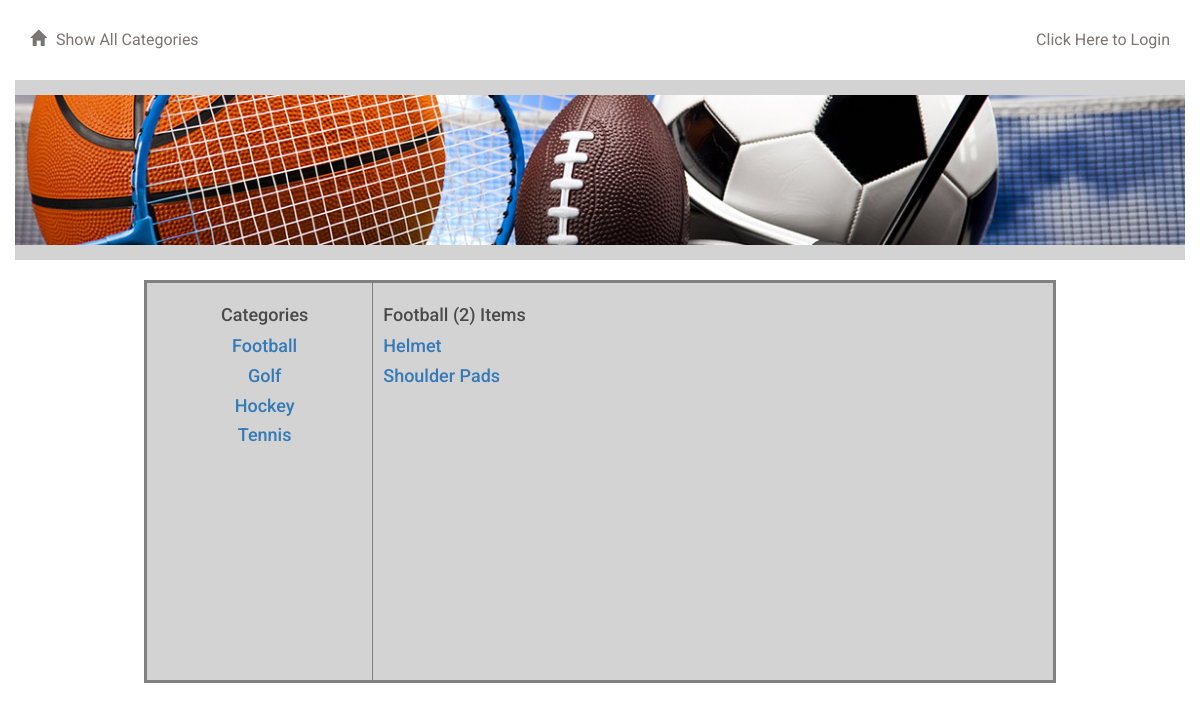
The app's page /category/2/ with its own data.
### database_setup.py (models this page shows, shortened)
class Category(Base):
    __tablename__ = 'category'
    id = Column(Integer, primary_key=True)
    name = Column(String(250), nullable=False)
    user_id = Column(Integer, ForeignKey('user.id'))
    user = relationship(User)

class Item(Base):
    __tablename__ = 'item'
    name = Column(String(80), nullable=False)
    id = Column(Integer, primary_key=True)
    description = Column(String(250))
    create_dttm = Column(String(23))
    category_id = Column(Integer, ForeignKey('category.id'))
    category = relationship(Category)
    user_id = Column(Integer, ForeignKey('user.id'))
    user = relationship(User)

### project.py (the view)
@app.route('/category/<int:category_id>/')
def showCategoryItem(category_id):
    categories = session.query(Category).order_by(asc(Category.name))
    items = session.query(Item).order_by(asc(Item.name)) \
        .filter_by(category_id=category_id).all()
    for item in items:
        cat_name = item.category.name
    itemcnt = "(" + str(session.query(Item)
                        .filter_by(category_id=category_id).count()) + ")"
    splash_scrn = '0'
    if 'username' not in login_sess:
        return render_template('categorypublic.html', categories=categories,
                               items=items, itemcnt=itemcnt, cat_name=cat_name)
    else:
        return render_template('category.html', categories=categories,
                               items=items, itemcnt=itemcnt, cat_name=cat_name)

### templates/categorypublic.html (shortened to what this page needs)
{% extends "main.html" %}
{% block content %}
{% include "header.html" %}
	<div class="row divider blue">
		<div class="col-md-12"></div>
	</div>
	<div class="row banner main">
		<div class="col-md-1"></div>
		<div class="col-md-11 padding-none">
		</div>
	</div>
	<div class="row divider blue">
		<div class="col-md-12"></div>
	</div>
<br>
<table align="center" style="width:80%"  border = "3" cellspacing="2" bordercolor="gray" >
	<tr height="400" bgcolor="lightgray">
		<td width="25%" valign="top">
			<div align="center" style="margin-left:10px";>
          	{% if splash_scrn == '1' %}
					    <h3> Categories </h3>
		        {% else %}
			        <h3> Categories </h3>
			      {% endif %}
	         {% for category in categories %}
		        <a href = "{{url_for('showCategoryItem', category_id = category.id)}}">
						<h4>{{category.name}}</h4>
		        </a>
		        {% endfor %}
		    </div>
	</td>
		<td width="75%" valign="top">
	<div align="left" valign="top" style="margin-left:10px";>
            {% if splash_scrn == '1' %}
					    <h3> Most Recently Added {{itemcnt}} Items </h3>
		        {% else %}
			        <h3> {{cat_name}}  {{itemcnt}} Items </h3>
			      {% endif %}
	{% for item in items %}
		<a href = "{{url_for('showItem', item_id = item.id)}}">
						{% if splash_scrn == '1' %}
					    <h4> {{item.name}} ({{item.category.name}}) </h4>
		        {% else %}
			        <h4> {{item.name}} </h4>
			      {% endif %}
		</a>
		{% endfor %}
	</div>
	</td>
</tr>
{% endblock %}

### static/styles.css (style rules this page uses)
* { font-family: "Helvetica Neue Bold", Roboto, Helvetica, Arial, sans-serif; font-weight: 700; }
h3 { font-size: 18px; color: #4A4A4A; line-height: 23px; }
table { table-layout: fixed; }
.padding-none { padding: 0; }
.divider { height: 15px; }
.divider.blue { background-color: lightgray; }
.banner.main { height: 150px; background: url("/static/top-banner.jpg"); background-position: right; background-repeat: no-repeat; background-size: cover; }

### records on screen
Category: name "Football"
Category: name "Golf"
Category: name "Hockey"
Category: name "Tennis"
Item: name "Helmet"
Item: name "Shoulder Pads"

### other values on screen
{{ itemcnt }} "(2)"
